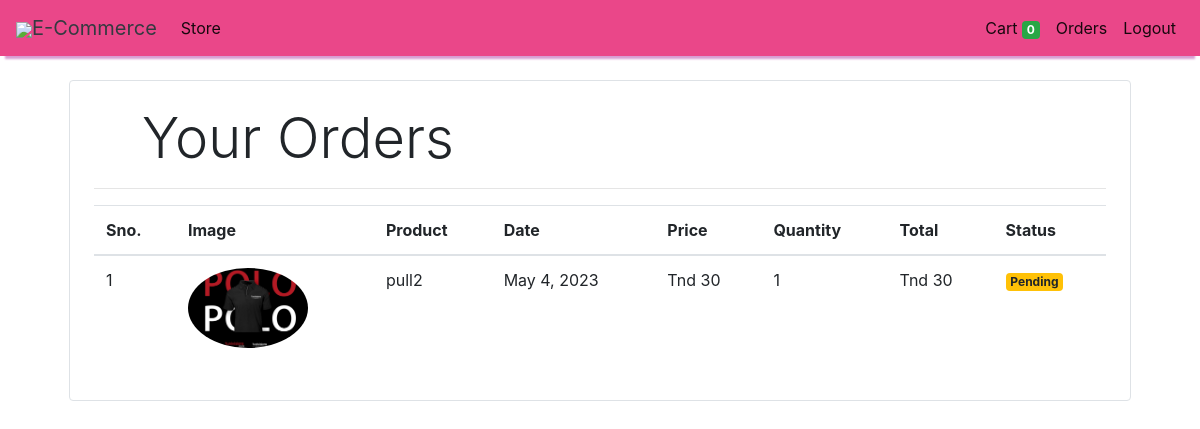
Screenshot of /orders (signed in) with the database file from the repository.
### store/models/orders.py (models this page shows, shortened)
class Order(models.Model):
    product = models.ForeignKey(Products,
                                on_delete=models.CASCADE)
    customer = models.ForeignKey(Customer,
                                 on_delete=models.CASCADE)
    quantity = models.IntegerField(default=1)
    price = models.IntegerField()
    address = models.CharField (max_length=50, default='', blank=True)
    phone = models.CharField (max_length=50, default='', blank=True)
    date = models.DateField (default=datetime.datetime.today)
    status = models.BooleanField (default=False)
    @staticmethod
    def get_orders_by_customer(customer_id):
        return Order.objects.filter(customer=customer_id).order_by('-date')

### store/models/product.py (models this page shows, shortened)
class Products(models.Model):
    name = models.CharField(max_length=60)
    price= models.IntegerField(default=0)
    category= models.ForeignKey(Category,on_delete=models.CASCADE,default=1 )
    description= models.CharField(max_length=250, default='', blank=True, null= True)
    image= models.ImageField(upload_to='uploads/products/')

### store/middlewares/auth.py (the view)
    def middleware(request):
        print(request.session.get('customer'))
        returnUrl = request.META['PATH_INFO']
        print(request.META['PATH_INFO'])
        if not request.session.get('customer'):
           return redirect(f'login?return_url={returnUrl}')
        response = get_response(request)
        return response

### store/templatetags/custom_filter.py (called while the page is built)
@register.filter(name='currency')
def currency(number):
    return "Tnd "+str(number)

@register.filter(name='multiply')
def multiply(number , number1):
    return number * number1

### store/views/orders.py (called while the page is built)
    def get(self , request ):
        customer = request.session.get('customer')
        orders = Order.get_orders_by_customer(customer)
        print(orders)
        return render(request , 'orders.html'  , {'orders' : orders})

### store/templates/orders.html
{% extends 'base.html' %}
{% block content %}
{% load cart %}
{% load custom_filter %}
<div class="container">
   <div class="border rounded p-4 m-4">
        <p class="display-4 pl-4 ml-4">Your Orders</p>
        <hr>
        <table class="table">
            <thead>
                <tr>
                    <th>Sno.</th>
                    <th>Image</th>
                    <th>Product</th>
                    <th>Date</th>
                    <th>Price</th>
                    <th>Quantity</th>
                    <th>Total</th>
                    <th>Status</th>
                </tr>
            </thead>
            <tbody>
                {% for order in orders %}
                <tr>
                    <td>{{forloop.counter}}</td>
                    <td><img style="height: 80px;" class="rounded-circle" src="{{order.product.image.url}}" alt=""></td>
                    <td>{{order.product.name}}</td>
                    <td>{{order.date}}</td>
                    <td>{{order.price|currency}}</td>
                    <td>{{order.quantity}}</td>
                    <td>{{order.quantity|multiply:order.price|currency}}</td>
                    {% if order.status %}
                    <td><small class="badge badge-success">Completed</small></td>
                    {%else%}
                    <td><small class="badge badge-warning">Pending</small></td>
                    {% endif %}
                </tr>
                {% endfor %}
            </tbody>
        </table>
   </div>
</div>
{% endblock %}

### rows the page displays
Order: product.image (picture), product.name "pull2", date "May 4, 2023", price "Tnd 30", quantity "1", quantity|multiply "Tnd 30", status "Pending"

### other values shown
{{ request.session.cart.keys|length }} "0"
